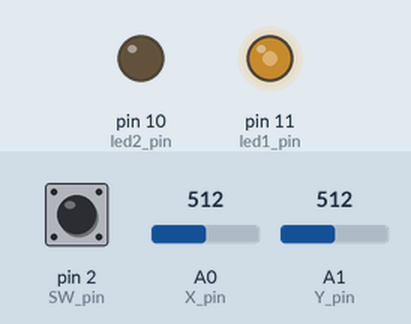
A sketch run on a simulated Arduino Uno, built with avr-gcc and run on an emulated ATmega328P. Shown: output pins drawn as LEDs (lit = HIGH). The inputs (shaded band) are chosen by the test bench; at power-on: A1 (Y_pin) = 512, A0 (X_pin) = 512, pin 2 (SW_pin) HIGH.

Above: at 1.25 s.
1.3 s: A1 (Y_pin) set to 501
4.3 s: A1 (Y_pin) set to 482
At 6.82 s:
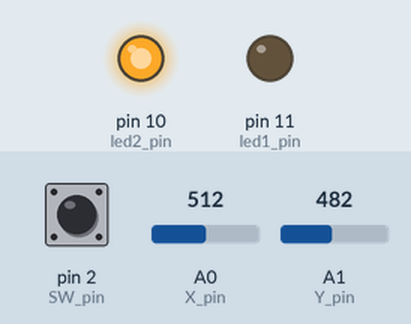
7.3 s: A0 (X_pin) set to 482
At 9.83 s:
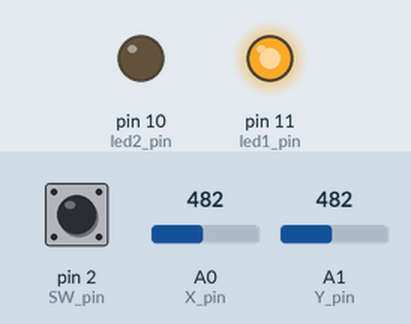
10.3 s: pin 2 (SW_pin) pulled LOW for 0.15 s
At 11.38 s:
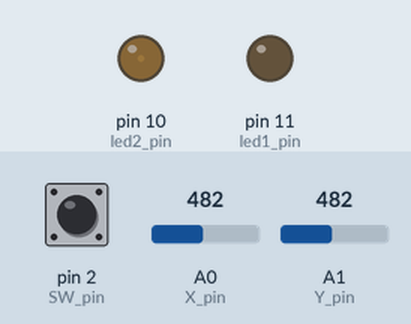
13.3 s: A0 (X_pin) set to 511
At 13.79 s:
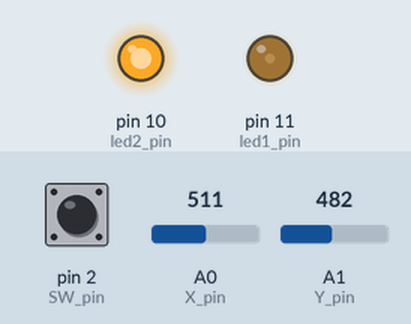
16.3 s: pin 2 (SW_pin) pulled LOW for 3.2 s
Timing chart, 0 to 23.5 s (numbered marks = the images above; inputs shaded):
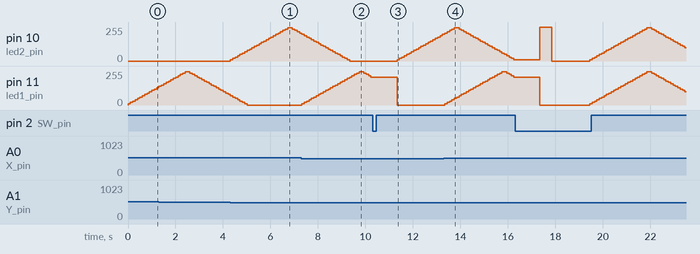

The sketch:

Assignment10_AnalogIO.ino
```cpp
/*
 * Nikolai Leday CSC 2463 Assignment 10, 3.2 Analog I/O
 * Youtube link: https://www.youtube.com/watch?v=9-xUqffi6-c
*/


const int SW_pin = 2; //Switch button on joystick
const int X_pin = 0; //x analog on joystick
const int Y_pin = 1; //y analog on joystick
const int led1_pin = 11; //led1 pin
const int led2_pin = 10; //led2 pin

int led1Bright = 0; //Brightness levels for the analog led's from 0-255
int led2Bright = 0;

int X_level = 0; //Levels can go from 0-510, with 255 being brightest, and 0 and 510 being dimmest/off
int Y_level = 0;

int gameState = 0; //Controls the state the game is in 0 being player 1's turn, 1 being player 2's turn, 2 being endgame showing which player has won

int p1X = 0; //Player 1's x level for determing a winner
int p1Y = 0; //Player 1's y level
int p2X = 0;
int p2Y = 0;

int p1Score = 0;//Used for calculating a winner
int p2Score = 0;

void setup()  {
  pinMode(led1_pin, OUTPUT);
  pinMode(led2_pin, OUTPUT);
  pinMode(SW_pin, INPUT);
  digitalWrite(SW_pin, HIGH);
  Serial.begin(9600);
}

void loop() {
 //this if statement is for switching game modes and reseting values
 if(digitalRead(SW_pin) == 0){
  delay(1000);
  if(gameState < 2){
    if(gameState == 0){
      p1X = X_level;
      p1Y = Y_level;
    }
    else if(gameState == 1){
      p2X = X_level;
      p2Y = Y_level;
    }
    gameState ++;
    X_level = 0;
    Y_level = 0;
    led1Bright = 0;
    led2Bright = 0;
    analogWrite(led1_pin, 0);
    analogWrite(led2_pin, 0);
  }else{
    gameState = 0;
  }
 }
 if(gameState == 0 || gameState == 1){
    //These next if else statements read input from the joystick and changes values accordingly
    if(analogRead(X_pin) >= 510){//Joystick right
      X_level += 10;
    }else if(analogRead(X_pin) <= 490){//Joystick left
      X_level -= 10;
    }
    if(analogRead(Y_pin) <= 490){//Joystick up
      Y_level += 10;
    }else if(analogRead(Y_pin) >= 510){//Joystick down
      Y_level -= 10;
    }
    //////////////////////////////////////////////////////////////////////////////////////////

    //These next four if statements caps the levels the brightness can go to
    if(X_level > 510){X_level = 510;}
    if(X_level < 0){X_level = 0;}
    if(Y_level > 510){Y_level = 510;}
    if(Y_level < 0){Y_level = 0;}
    ////////////////////////////////////////////////////////////////////////

    //These next if else statements sets the brightness levels accordingly
    if(X_level <= 255){
     led1Bright = X_level;
    }else{
     led1Bright = 255 - (X_level - 255);
    }
    if(Y_level <= 255){
      led2Bright = Y_level;
    }else{
      led2Bright = 255 - (Y_level - 255);
    }
    //////////////////////////////////////////////////////////////////////
    analogWrite(led1_pin, led1Bright);
    analogWrite(led2_pin, led2Bright);
  }//if gameState = 0 | 1
  else{//This if statement is for the endgame state displaying which player has won
    if(calculateWinner() == 0){
      analogWrite(led1_pin, 255);
      delay(500);
      analogWrite(led1_pin, 0);
      delay(500);
    }else if(calculateWinner() == 1){
      analogWrite(led2_pin, 255);
      delay(500);
      analogWrite(led2_pin, 0);
      delay(500);
    }else{
      analogWrite(led1_pin, 255);
      analogWrite(led2_pin, 255);
      delay(500);
      analogWrite(led1_pin, 0);
      analogWrite(led2_pin, 0);
      delay(500);
    }
  }
 delay(100);
}

//This function calculates the winner with the lower score being better
int calculateWinner(){
  p1Score = 0;
  p2Score = 0;

  if(p1X <= 255){
    p1Score += 255 - p1X;
  }
  else{
    p1Score += p1X -255;
  }

  if(p1Y <= 255){
    p1Score += 255 - p1Y;
  }
  else{
    p1Score += p1Y -255;
  }

  if(p2X <= 255){
    p2Score += 255 - p2X;
  }
  else{
    p2Score += p2X -255;
  }

  if(p2Y <= 255){
    p2Score += 255 - p2Y;
  }
  else{
    p2Score += p2Y - 255;
  }

  if(p1Score < p2Score){
    return 0;
  }else if(p2Score < p1Score){
    return 1;
  }else{
    return 2;
  }

}
```

Measured:
- the behaviour switches between 491 and 490 on A1 (Y_pin) (found by bisection; images 0 and 1)
- the behaviour switches between 491 and 490 on A0 (X_pin) (found by bisection; images 1 and 2)
- after the input at 4.3 s, pin 10 (led2_pin): rises from 0/255 to 250/255 in 2.4 s, then falls to 210/255 in 0.50 s
- after the input at 7.3 s, pin 11 (led1_pin): rises from 0/255 to 250/255 in 2.4 s, then falls to 210/255 in 0.50 s
- after the input at 10.3 s, pin 10 (led2_pin): moves from 0/255 to 200/255 over 1.9 s, starting after 1.0 s
- after the input at 13.3 s, pin 11 (led1_pin): rises from 0/255 to 250/255 in 2.4 s, then falls to 210/255 in 0.50 s
